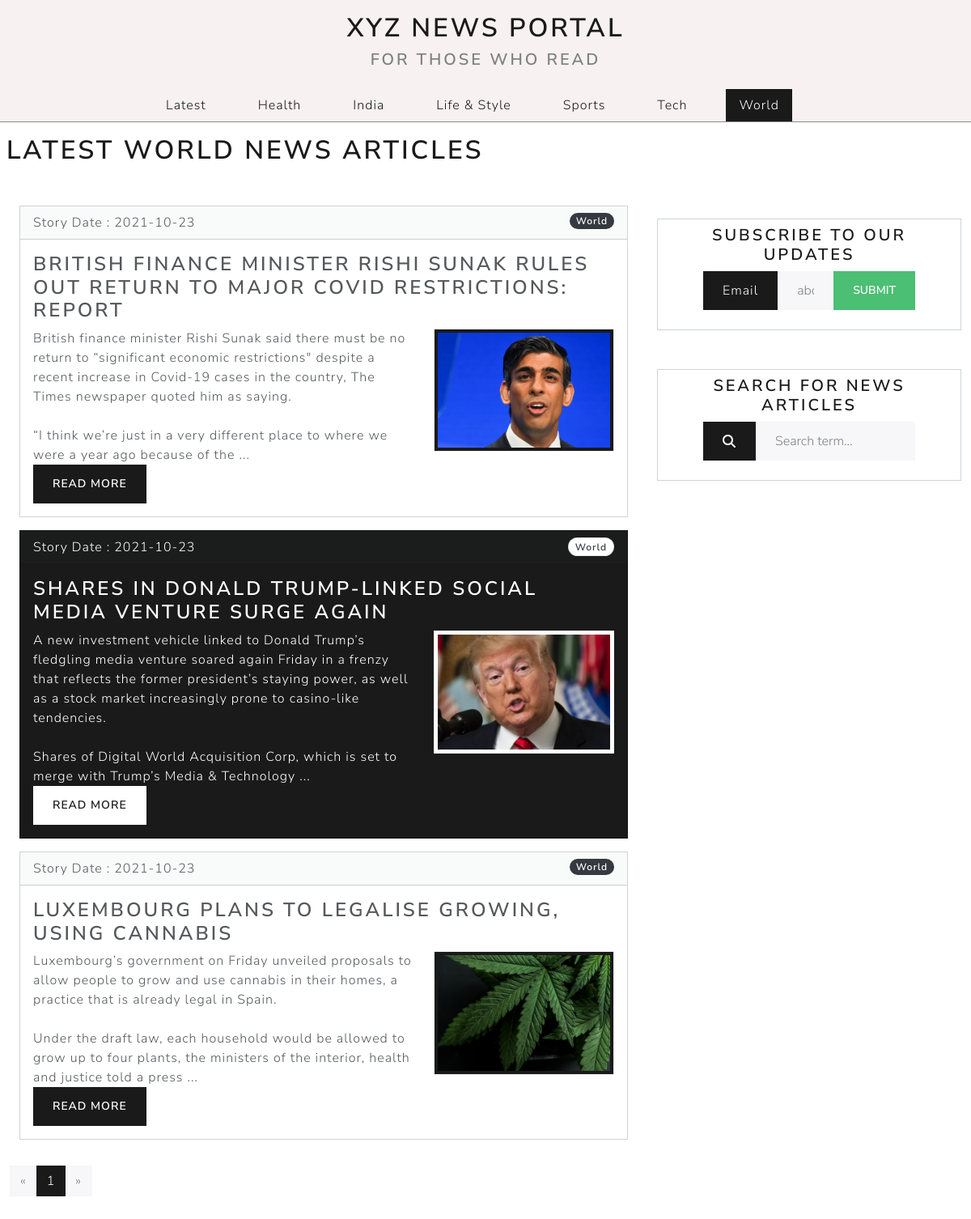
The page /categorizedPosts.php?category=World on the database its author committed.
### tables this page shows
CREATE TABLE `article` (
  `article_id` int(11) NOT NULL,
  `article_title_img` text NOT NULL,
  `article_title` text NOT NULL,
  `article_category` text NOT NULL,
  `article_desc` text NOT NULL,
  `article_visit` int(11) NOT NULL DEFAULT 0,
  `admin_id` int(11) NOT NULL,
  `article_img1` text DEFAULT '',
  `article_img2` text DEFAULT '',
  `article_img3` text DEFAULT '',
  `article_status` int(11) NOT NULL DEFAULT 1,
  `article_date` date NOT NULL DEFAULT current_timestamp()
);

### categorizedPosts.php (the view, shortened to what this page needs)
<?php
    require('./config/db.php');
    if (!isset ($_GET['page']) ) {
        $page = 1;
    } else {
        $page = $_GET['page'];
    }
    $posts_per_page = 8;
    $page_first_result = ($page-1) * $posts_per_page;
    $category = str_replace("_"," & ",mysqli_real_escape_string($conn, $_GET['category']));
    $query_allPosts = "select count(*) from article where article_category="."'".$category."' and article_status = 1";
    $query_paginatedPosts = "select * from article where article_category="."'".$category."' and article_status = 1"." order by article_id desc limit ".$page_first_result.",".$posts_per_page;
    $query_allCategories = "select distinct article_category from article order by article_category";
    $results_all = mysqli_query($conn,$query_allPosts);
    $results_paginated = mysqli_query($conn,$query_paginatedPosts);
    $results_allCategories = mysqli_query($conn,$query_allCategories);
    $num_posts = mysqli_fetch_assoc($results_all);
    $num_pages = ceil($num_posts["count(*)"] / $posts_per_page);
    $posts = mysqli_fetch_all($results_paginated,MYSQLI_ASSOC);
    $allCategories = mysqli_fetch_all($results_allCategories,MYSQLI_ASSOC);
?>
<!DOCTYPE html>
<html lang="en">
<head>
    <link rel="stylesheet" href="css/main.css">
    <link rel="stylesheet" href="https://bootswatch.com/5/lux/bootstrap.css">
</head>
<body>
    <div class="header">
        <div class="container-fluid">
            <a href="index.php" id="banner">
                <div class="text-center py-3">
                    <h1>XYZ News Portal</h1>
                    <h4 class="text-muted">For those who read</h4>
                </div>
            </a>
            <div class="container-md">
                <ul class="nav nav-pills justify-content-center">
                    <li class="nav-item">
                    <a class="nav-link" href="index.php">Latest</a>
                    </li>
                    <?php foreach($allCategories as $cat): ?>
                    <?php if($category==$cat['article_category']) :?>
                        <li class="nav-item">
                        <a class="nav-link active" href="categorizedPosts.php?category=<?php echo $cat['article_category']; ?>"><?php echo $cat['article_category']; ?></a>
                        </li>
                    <?php endif; ?>
                    <?php if($category!=$cat['article_category']) :?>
                        <li class="nav-item">
                        <a class="nav-link" href="categorizedPosts.php?category=<?php echo $cat['article_category']; ?>"><?php echo $cat['article_category']; ?></a>
                        </li>
                    <?php endif; ?>
                    <?php endforeach; ?>
                </ul>
            </div>
        </div>
    </div>
    <div class="main-content container-lg-12 mx-0">
        <h1 class="mx-2 pt-3">Latest <?php echo $category; ?> News articles</h1>
        <div class="container-lg-12 main-container mx-0">
            <div class="row mx-0 my-3">
                <div class="col-lg-8 my-2">
                    <div class="row my-3 mx-auto">
                        <?php $N = 0;?>
                        <?php foreach($posts as $post) : ?>
                        <?php $N++; ?>
                        <?php if($N % 2 == 0) : ?>
                        <div class="col-lg-12 my-2">
                            <div class="card text-white bg-primary">
                                    <div class="card-header">
                                        Story Date : <?php echo $post['article_date'];?>
                                        <span class="badge rounded-pill bg-light" style="float:right;"><?php echo $post['article_category'];?></span>
                                    </div>
                                    <div class="card-body">
                                        <h3 class="card-title"><?php echo $post['article_title']; ?></h3>
                                        <div class="row">
                                            <?php
                                                $words = explode(" ",$post['article_desc']);
                                            ?>
                                            <div class="col-lg-8 mr-1"><p class="card-text"><?php
                                            for($i=0;$i<50;$i++){
                                                echo $words[$i].' ';
                                            }
                                            echo '...';
                                            ?>
                                            </p></div>
                                            <div class="col-lg-4 ml-1"><div id="card-thumb"><img class="img-thumbnail" src="admin/assets/upload/article/<?php echo $post['article_title_img']?>" alt=""></div></div>
                                        </div>
                                        <div class="btn btn-secondary"><a style="text-decoration:none;" href="post.php?id=<?php echo $post['article_id']; ?>">Read More</a></div>
                                    </div>
                            </div>
                        </div>
                        <?php endif; ?>
                        <?php if($N % 2) : ?>
                        <div class="col-lg-12 my-2">
                            <div class="card bg-secondary">
                                    <div class="card-header">
                                    Story Date : <?php echo $post['article_date'];?>
                                        <span class="badge rounded-pill bg-dark" style="float:right;"><?php echo $post['article_category'];?></span>
                                    </div>
                                    <div class="card-body">
                                        <h3 class="card-title"><?php echo $post['article_title']; ?></h3>
                                        <div class="row">
                                            <?php
                                                $words = explode(" ",$post['article_desc']);
                                            ?>
                                            <div class="col-lg-8 mr-1"><p class="card-text"><?php
                                            for($i=0;$i<50;$i++){
                                                echo $words[$i].' ';
                                            }
                                            echo '...';
                                            ?></p></div>
                                            <div class="col-lg-4 ml-1"><div id="card-thumb"><img class="img-thumbnail bg-primary" src="admin/assets/upload/article/<?php echo $post['article_title_img']?>" alt=""></div></div>
                                        </div>
                                        <div class="btn btn-primary"><a style="text-decoration:none; color:white;" href="post.php?id=<?php echo $post['article_id']; ?>">Read More</a></div>
                                    </div>
                            </div>
                        </div>
                        <?php endif; ?>
                        <?php endforeach; ?>
                    </div>
                </div>
                <div class="col-sm-4 mx-auto">
                    <div class=" border border-secondary p-2 my-5">
                        <h4 class="text-center">Subscribe to our updates</h4>
                        <form action="<?php $_SERVER['PHP_SELF'];?>" class="form-group mx-5" method="post">
                            <div class="input-group mb-3">
                            <span class="bg-primary text-white input-group-text">Email</i></span>
                            <input type="text" class="form-control" aria-label="email" name='email' placeholder="abc@example.com">
                            <button type="submit" class="btn btn-success" name="submit">Submit</button>
                            </div>
                        </form>
                    </div>
                    <div class=" border border-secondary search-box p-2 my-5">
                        <h4 class="text-center">Search for news articles</h4>
                        <form class="form-group mx-5" method="post">
                            <div class="input-group mb-3">
                            <span class="bg-primary text-white input-group-text"><i class="fas fa-search"></i></span>
                            <input type="text" class="form-control" aria-label="Search box" name='search' placeholder="Search term...">
                            </div>
                        </form>
                    </div>
                </div>
                <div>
                    <ul class="pagination">
                        <?php
                        $prev = $page - 1;
                            if($page == 1)
                                echo '<li class="page-item disabled"><a class="page-link" href="?page='.$prev.'&category='.$category.'">&laquo;</a></li>';
                            else
                                echo '<li class="page-item"><a class="page-link" href="?page='.$prev.'&category='.$category.'">&laquo;</a></li>';
                            for($i=1;$i<=$num_pages;$i++){
                                if($i == $page){
                                    echo '<li class="page-item active"><a class="page-link" href="?page='.$i.'&category='.$category.'">'.$i.'</a></li>';
                                }
                                else{
                                    echo '<li class="page-item"><a class="page-link" href="?page='.$i.'&category='.$category.'">'.$i.'</a></li>';
                                }
                            }
                            $next = $page + 1;
                            if($page == $num_pages)
                                echo '<li class="page-item disabled"><a class="page-link" href="?page='.$next.'&category='.$category.'">&raquo;</a></li>';
                            else
                                echo '<li class="page-item"><a class="page-link" href="?page='.$next.'&category='.$category.'">&raquo;</a></li>';
                        ?>
                    </ul>
                </div>
            </div>
        </div>
    </div>
</body>
</html>

### css/main.css (style rules this page uses)
body { background-color: #eee; }
.header { background-color: rgba(247, 241, 241, 0.986); border-bottom: 1px solid rgba(0, 0, 0, 0.425); }
.search-box { position: -webkit-sticky; position: sticky; top: 10px; }
#banner { text-decoration: none; }

### rows shown on the page
article: article_date "2021-10-23", article_category "World", article_title "BRITISH FINANCE MINISTER RISHI SUNAK RULES OUT RETURN TO MAJOR COVID RESTRICTIONS: REPORT", i "British", i "finance", i "minister", i "Rishi", i "Sunak", i "said", i "there", i "must", i "be", i "no", i "return", i "to", i "“significant", i "economic", i "restrictions\"", i "despite", i "a", i "recent", i "increase", i "in", i "Covid-19", i "cases", i "the", i "country,", i "The", i "Times", i "newspaper", i "quoted", i "him", i "as", i "saying. “I", i "think", i "we’re", i "just", i "very", i "different", i "place", i "where", i "we", i "were", i "year", i "ago", i "because", i "of", article_title_img (picture)
article: article_date "2021-10-23", article_category "World", article_title "SHARES IN DONALD TRUMP-LINKED SOCIAL MEDIA VENTURE SURGE AGAIN", i "A", i "new", i "investment", i "vehicle", i "linked", i "to", i "Donald", i "Trump’s", i "fledgling", i "media", i "venture", i "soared", i "again", i "Friday", i "in", i "a", i "frenzy", i "that", i "reflects", i "the", i "former", i "president’s", i "staying", i "power,", i "as", i "well", i "stock", i "market", i "increasingly", i "prone", i "casino-like", i "tendencies. Shares", i "of", i "Digital", i "World", i "Acquisition", i "Corp,", i "which", i "is", i "set", i "merge", i "with", i "Media", i "&", i "Technology", article_title_img (picture)
article: article_date "2021-10-23", article_category "World", article_title "LUXEMBOURG PLANS TO LEGALISE GROWING, USING CANNABIS", i "Luxembourg’s", i "government", i "on", i "Friday", i "unveiled", i "proposals", i "to", i "allow", i "people", i "grow", i "and", i "use", i "cannabis", i "in", i "their", i "homes,", i "a", i "practice", i "that", i "is", i "already", i "legal", i "Spain. Under", i "the", i "draft", i "law,", i "each", i "household", i "would", i "be", i "allowed", i "up", i "four", i "plants,", i "ministers", i "of", i "interior,", i "health", i "justice", i "told", i "press", article_title_img (picture)

### other values the page prints
$cat['article_category'] "Health"
$cat['article_category'] "India"
$cat['article_category'] "Life & Style"
$cat['article_category'] "Sports"
$cat['article_category'] "Tech"
$cat['article_category'] "World"
$category "WORLD"
